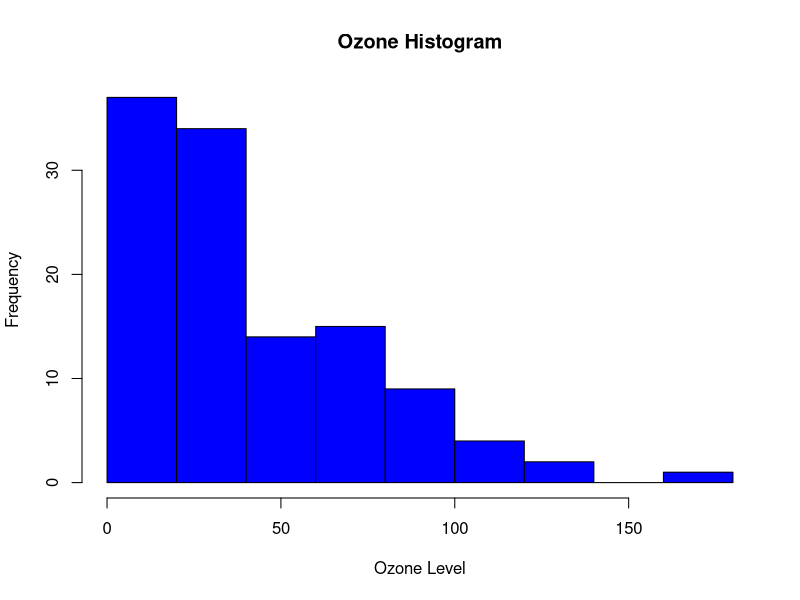
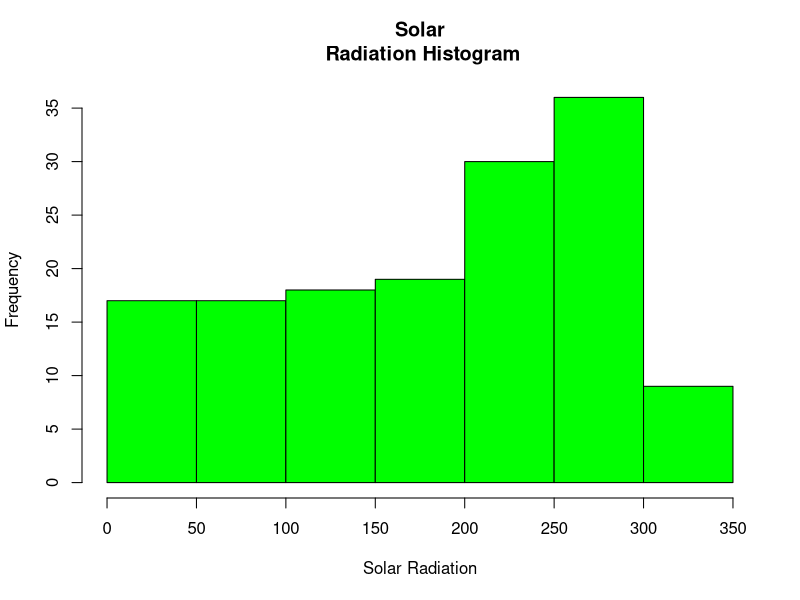
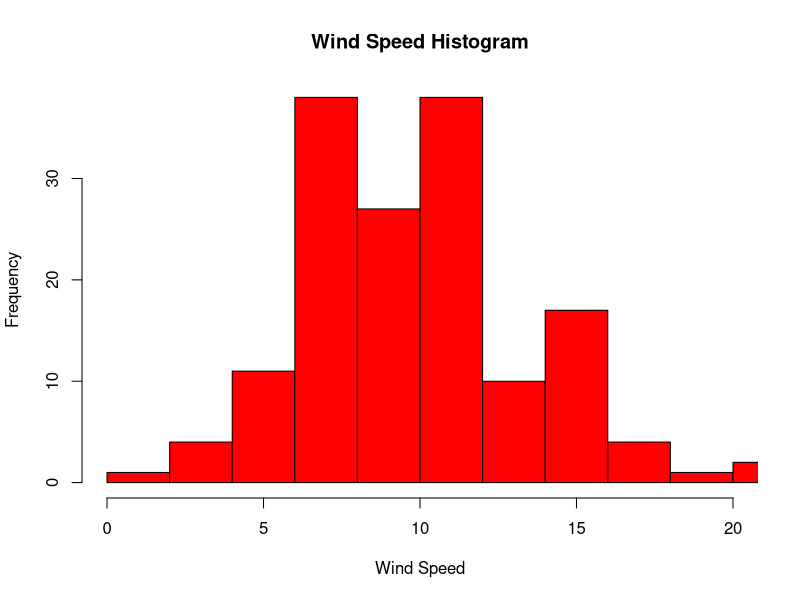
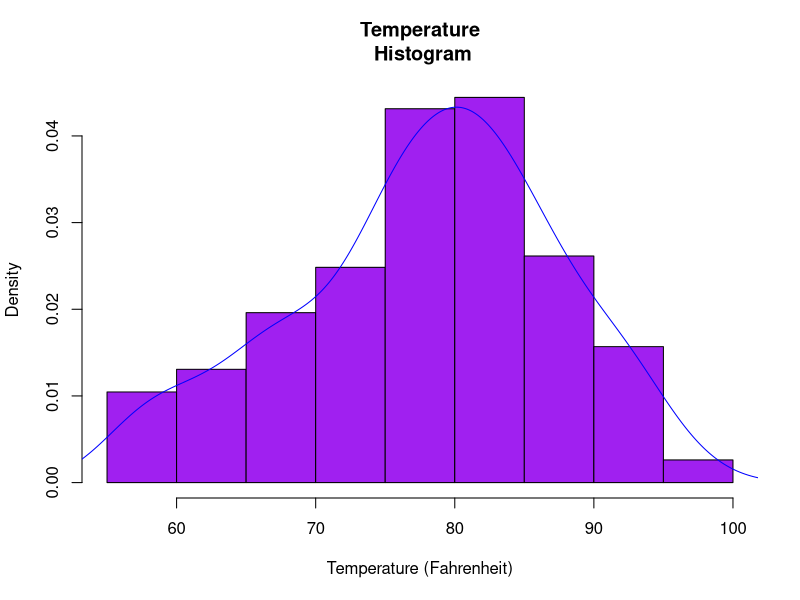

The R source for these figures, in order:
 #Let us use the built-in dataset air quality which has Daily air quality measurements in New
 #York, May to September 1973. Develop R program to generate histogram by using
 #appropriate arguments for the following statements.
 #a) Assigning names, using the air quality data set.
 #b) Change colors of the Histogram
 #c) Remove Axis and Add labels to Histogram
 #d) Change Axis limits of a Histogram
 #e) Add Density curve to the histogram

# Load the airquality dataset
 data(airquality)

 # a) Assign names to the air quality dataset
 colnames(airquality) <- c("Ozone", "Solar_R", "Wind", "Temp", "Month", "Day")

 # b) Change colors of the histogram
 hist(airquality$Ozone, col = "blue", xlab = "Ozone Level", main = "Ozone Histogram")

 # c) Remove Axis and Add labels to the histogram
 hist(airquality$Solar_R, col = "green", xlab = "Solar Radiation", ylab = "Frequency", main = "Solar
 Radiation Histogram", axes = FALSE)
 axis(1, at = seq(0, 350, by = 50))
 axis(2)

 # d) Change Axis limits of a histogram
 hist(airquality$Wind, col = "red", xlab = "Wind Speed", main = "Wind Speed Histogram", xlim =
 c(0, 20))

 # e) Add Density curve to the histogram
 hist(airquality$Temp, col = "purple", xlab = "Temperature (Fahrenheit)", main = "Temperature
 Histogram", prob = TRUE)
 lines(density(airquality$Temp), col = "blue")
 
 # Restore default settings for subsequent plots
 par(mar = c(5, 4, 4, 2) + 0.1)